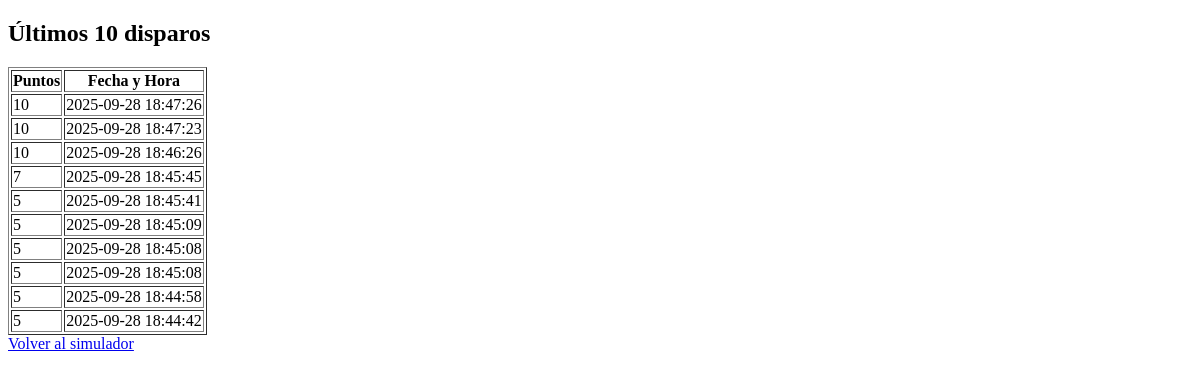
Before: /estadisticas (signed in) with the older database file.
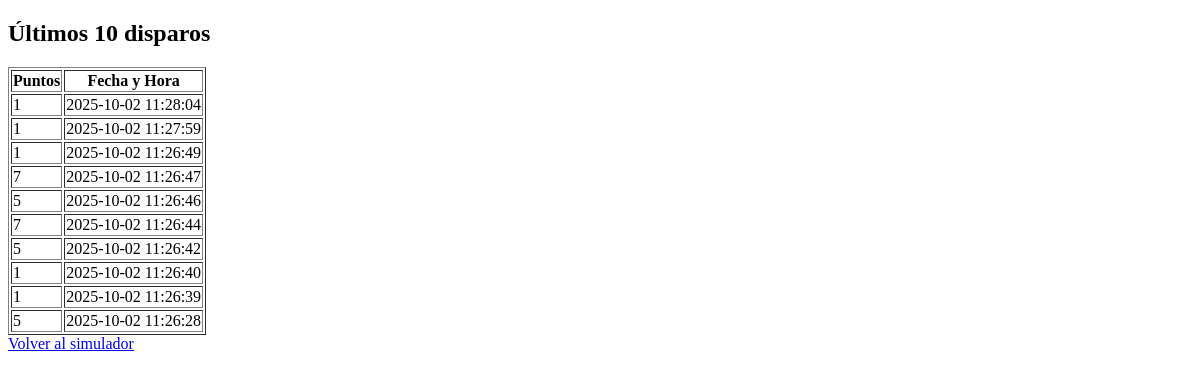
After: the same page with the newer database file.
### tables this page shows
CREATE TABLE disparos (
    id INTEGER PRIMARY KEY AUTOINCREMENT,
    usuario_id INTEGER,
    x INTEGER,
    y INTEGER,
    puntos INTEGER,
    timestamp DATETIME DEFAULT CURRENT_TIMESTAMP,
    FOREIGN KEY(usuario_id) REFERENCES usuarios(id)
);

### app.py (the view)
@app.route('/estadisticas')
def estadisticas():
    if 'user_id' not in session:
        return redirect('/login')
    conn = get_db_connection()
    rows = conn.execute("SELECT puntos, timestamp FROM disparos WHERE usuario_id = ? ORDER BY timestamp DESC LIMIT 10",
                        (session['user_id'],)).fetchall()
    conn.close()
    return render_template('estadisticas.html', disparos=rows)

### app.py (called while the page is built)
def get_db_connection():
    conn = sqlite3.connect('database.db')
    conn.row_factory = sqlite3.Row
    return conn

### templates/estadisticas.html (shortened to what this page needs)
<!DOCTYPE html>
<html lang="es">
<head>
</head>
<body>
    <h2>Últimos 10 disparos</h2>
    <table border="1">
        <tr>
            <th>Puntos</th>
            <th>Fecha y Hora</th>
        </tr>
        {% for d in disparos %}
        <tr>
            <td>{{ d['puntos'] }}</td>
            <td>{{ d['timestamp'] }}</td>
        </tr>
        {% endfor %}
    </table>
    <a href="/simulador">Volver al simulador</a>
</body>
</html>

Changed rows visible on the page:
no longer on this page (row unchanged): disparos: puntos "10", timestamp "2025-09-28 18:47:26"
no longer on this page (row unchanged): disparos: puntos "10", timestamp "2025-09-28 18:47:23"
no longer on this page (row unchanged): disparos: puntos "10", timestamp "2025-09-28 18:46:26"
no longer on this page (row unchanged): disparos: puntos "7", timestamp "2025-09-28 18:45:45"
no longer on this page (row unchanged): disparos: puntos "5", timestamp "2025-09-28 18:45:41"
no longer on this page (row unchanged): disparos: puntos "5", timestamp "2025-09-28 18:45:09"
no longer on this page (row unchanged): disparos: puntos "5", timestamp "2025-09-28 18:45:08"
no longer on this page (row unchanged): disparos: puntos "5", timestamp "2025-09-28 18:45:08"
no longer on this page (row unchanged): disparos: puntos "5", timestamp "2025-09-28 18:44:58"
no longer on this page (row unchanged): disparos: puntos "5", timestamp "2025-09-28 18:44:42"
added disparos: puntos "1", timestamp "2025-10-02 11:28:04"
added disparos: puntos "1", timestamp "2025-10-02 11:27:59"
added disparos: puntos "1", timestamp "2025-10-02 11:26:49"
added disparos: puntos "7", timestamp "2025-10-02 11:26:47"
added disparos: puntos "5", timestamp "2025-10-02 11:26:46"
added disparos: puntos "7", timestamp "2025-10-02 11:26:44"
added disparos: puntos "5", timestamp "2025-10-02 11:26:42"
added disparos: puntos "1", timestamp "2025-10-02 11:26:40"
added disparos: puntos "1", timestamp "2025-10-02 11:26:39"
added disparos: puntos "5", timestamp "2025-10-02 11:26:28"
